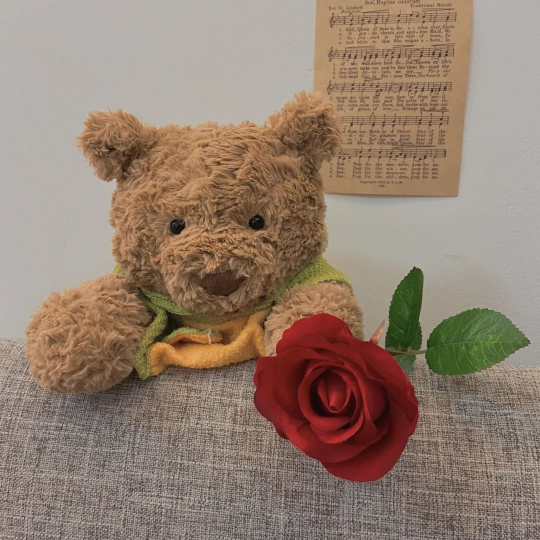
#> input picture 2021教学实习/代码源文件夹/creat/pic01.jpg, 1080 x 1080 px (shown at 1/2 size)
$ python demo1.py
#> lines starting #> are read from the running program, lines starting #| are printed output that depends on the picture
from PIL import Image

# 生成缩略图
src = Image.open('pic01.jpg')
#> src is the input picture: PIL image 1080x1080 RGB; mean R, G, B 147.5, 127.1, 111.6
src.thumbnail((100, 100))
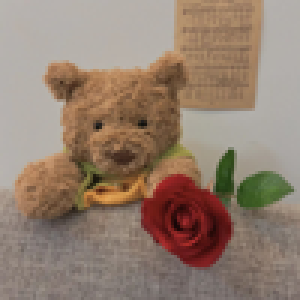
#> src: PIL image 100x100 RGB (shown 3 times larger); mean R, G, B 147.4, 127.1, 111.6
src.save('pic01_small.jpg')

$ run again, with 2021教学实习/代码源文件夹/creat/pic2.jpg copied over 2021教学实习/代码源文件夹/creat/pic01.jpg
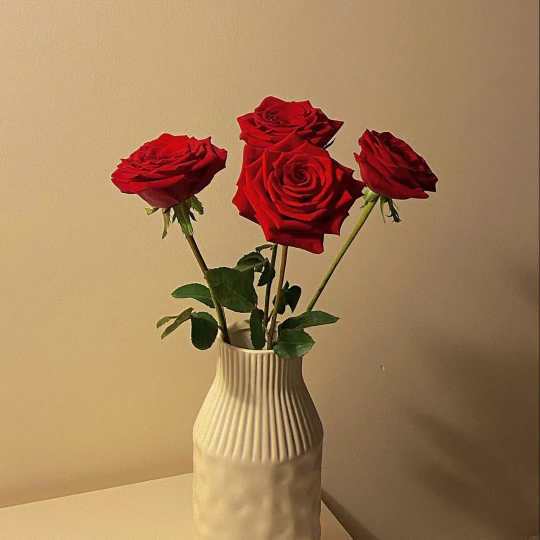
#> input picture 2021教学实习/代码源文件夹/creat/pic2.jpg, 1080 x 1079 px (shown at 1/2 size)
#> src is the input picture: PIL image 1080x1079 RGB; mean R, G, B 162.8, 127.8, 91.1
#> `src.thumbnail((100, 100))`:
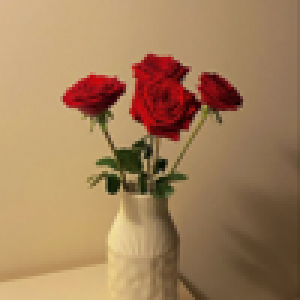
#> src: PIL image 100x100 RGB (shown 3 times larger); mean R, G, B 162.7, 127.7, 91.1

$ run again, with 2021教学实习/代码源文件夹/creat/pic3.jpg copied over 2021教学实习/代码源文件夹/creat/pic01.jpg
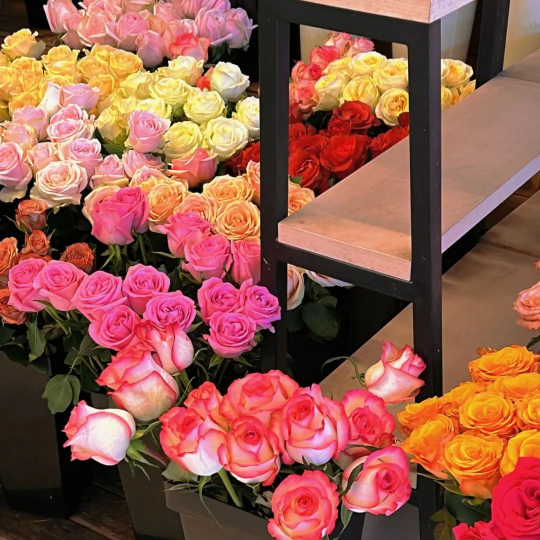
#> input picture 2021教学实习/代码源文件夹/creat/pic3.jpg, 1080 x 1080 px (shown at 1/2 size)
#> src is the input picture: PIL image 1080x1080 RGB; mean R, G, B 150.2, 90.5, 75.6
#> `src.thumbnail((100, 100))`:
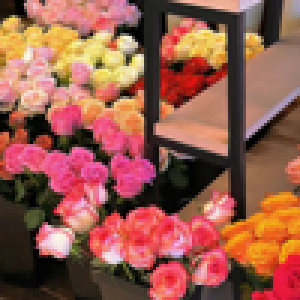
#> src: PIL image 100x100 RGB (shown 3 times larger); mean R, G, B 150.2, 90.5, 75.6
